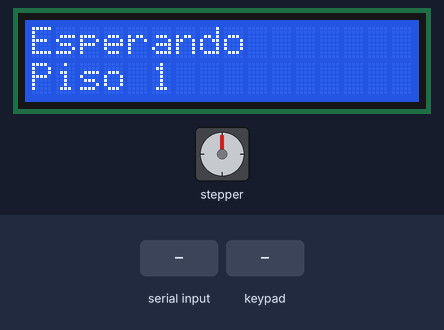
A sketch run on a simulated Arduino Uno, built with avr-gcc and run on an emulated ATmega328P. Parts: 16×2 character LCD, stepper motor. The test bench sets the inputs (shaded band). Stepper angles assume 2048 steps per turn; what the sketch prints to the serial monitor is not drawn.

Above: at 1.2 s.
1.3 s: "M90\n" received over the second serial link
At 1.72 s:
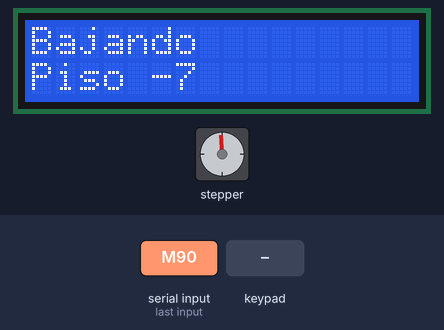
At 2.35 s:
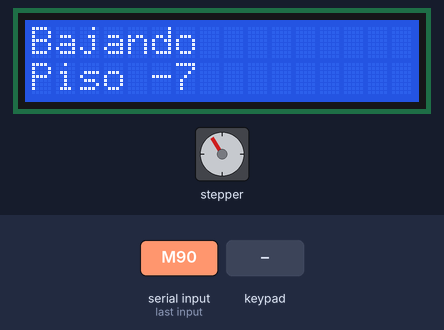
3.0 s: keypad keys 2 3 4 5 pressed 0.4 s apart
At 3.25 s:
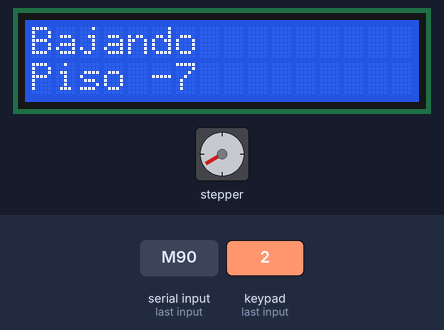
6.1 s: key 'a' pressed
At 6.25 s:
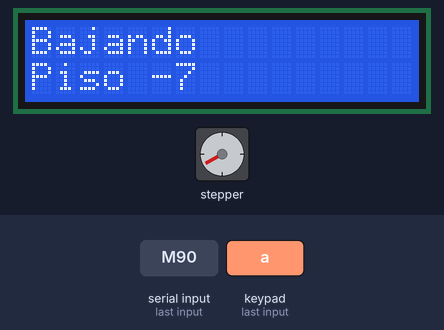
9.1 s: "M,45\n" received over the second serial link
12.1 s: "I90\n" received over the second serial link
15.1 s: "I,45\n" received over the second serial link
Timing chart, 0 to 26.5 s (numbered marks = the images above; inputs shaded):
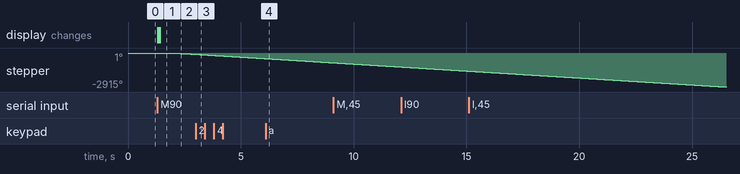

Measured:
- after the input at 1.3 s, stepper: keeps turning counter-clockwise at about 68°/s, starting after 0.10 s; the display: first changes at once (image 1 shows a later state)

The sketch:

elevator.ino
```cpp
#include <Keypad.h>
#include <AccelStepper.h>
#include <Wire.h>
#include <LiquidCrystal_I2C.h>
#include "Queue.h"
#include <SoftwareSerial.h>

SoftwareSerial elevatorSerial(A0, A1);

const byte ROWS = 4;
const byte COLS = 3;

char hexaKeys[ROWS][COLS] = {
    {'1', '2', '3'},
    {'4', '5', '6'},
    {'a', 'b', 'c'},
    {'d', 'e', 'f'}};

byte rowPins[ROWS] = {2, 3, 4, 5};
byte colPins[COLS] = {6, 7, 8};

Keypad customKeypad = Keypad(makeKeymap(hexaKeys), rowPins, colPins, ROWS, COLS);

const float HEIGHTS[] = {0, 2038, 2038, 2038, 2038, 2038};
// const float HEIGHTS[] = {0, 8000, 5000, 3000, 3000, 3000};

AccelStepper myStepper(AccelStepper::FULL4WIRE, 9, 11, 10, 12);

LiquidCrystal_I2C lcd(0x27, 16, 2);

Queue<int> floorQueue(6);

int currentFloor = 1;
int targetFloor = -1;
bool isMoving = false;
bool isGoingUp = false;
char requestedFloor = -1;

void setup()
{
  lcd.init();
  lcd.backlight();
  Serial.begin(115200);
  elevatorSerial.begin(9600);

  myStepper.setMaxSpeed(750);
  myStepper.setAcceleration(500);
  lcd.setCursor(0, 0);
  lcd.print("Esperando");
  lcd.setCursor(0, 1);
  lcd.print("Piso ");
  lcd.print(currentFloor);
}

void loop()
{
  if (elevatorSerial.available())
  {
    String message = elevatorSerial.readStringUntil('\n');
    Serial.print("Received: ");
    Serial.println(message);

    if (message.charAt(0) == 'M' || message.charAt(0) == 'I')
    {
      bool otherIsMoving = message.charAt(0) == 'M' ? true : false;
      int otherCurrentFloor = message.charAt(1) - '0';

      if (!isMoving && otherIsMoving)
      {
        floorQueue.enqueue(requestedFloor - '0');
        elevatorSerial.println("N");
      }
      else if (isMoving && !otherIsMoving)
      {
        elevatorSerial.println("Y");
      }
      else
      {
        int requested = requestedFloor - '0';
        int d1 = abs(requested - currentFloor);
        int d2 = abs(requested - otherCurrentFloor);
        if (d1 < d2)
        {
          floorQueue.enqueue(requestedFloor - '0');
          checkAndStartMovement();
          elevatorSerial.println("N");
        }
        else
        {
          elevatorSerial.println("Y");
        }
      }
    }
    else if (message.charAt(0) == 'Y')
    {
      floorQueue.enqueue(requestedFloor - '0');
    }
    else if (message.charAt(0) == 'N')
    {
      ; // Do nothing
    }
  }

  char customKey = customKeypad.getKey();
  if (customKey)
  {
    if (customKey >= '1' && customKey <= '6')
    {
      int requestedFloor = customKey - '0';
      if (requestedFloor >= 1 && requestedFloor <= 6 &&
          requestedFloor != currentFloor &&
          !floorQueue.isFull() &&
          !floorQueue.contains(requestedFloor))
      {
        floorQueue.enqueue(requestedFloor);
        // Serial.print("Floor added to queue: ");
        // Serial.println(requestedFloor);
      }
    }
    else if (customKey >= 'a' && customKey <= 'f')
    {
      requestedFloor = (customKey - 'a' + 1) + '0';

      elevatorSerial.print("R");
      elevatorSerial.println(requestedFloor);

      Serial.print("Sent: ");
      Serial.print("R");
      Serial.println(requestedFloor);
    }
  }
  checkAndStartMovement();
  handleMovement();
}

void checkAndStartMovement()
{
  if (!isMoving && targetFloor == -1 && !floorQueue.isEmpty())
  {
    targetFloor = floorQueue.dequeue();
    isGoingUp = targetFloor > currentFloor;
    isMoving = true;
    lcd.setCursor(0, 0);
    lcd.print(isGoingUp ? "Subiendo     " : "Bajando      ");
    myStepper.moveTo(myStepper.currentPosition() + (isGoingUp ? -HEIGHTS[currentFloor] : HEIGHTS[currentFloor - 1]));
  }
}

void handleMovement()
{
  if (isMoving)
  {
    myStepper.run();
    if (myStepper.distanceToGo() == 0)
    {
      currentFloor += isGoingUp ? 1 : -1;
      lcd.setCursor(0, 1);
      lcd.print("Piso ");
      lcd.print(currentFloor);
      lcd.print("   ");

      if (currentFloor == targetFloor)
      {
        isMoving = false;
        targetFloor = -1;
        lcd.setCursor(0, 0);
        lcd.print("Esperando     ");
        delay(500);
      }
      else
      {
        myStepper.moveTo(myStepper.currentPosition() + (isGoingUp ? -HEIGHTS[currentFloor] : HEIGHTS[currentFloor - 1]));
      }
    }
  }
}
```

Queue.h
```cpp
#ifndef QUEUE_H
#define QUEUE_H

template <typename T>
class Queue
{
private:
  T *data;
  int capacity;
  int front;
  int rear;
  int count;

public:
  Queue(int size)
  {
    capacity = size;
    data = new T[capacity];
    front = 0;
    rear = -1;
    count = 0;
  }

  ~Queue()
  {
    delete[] data;
  }

  void enqueue(T item)
  {
    if (isFull() || contains(item))
    {
      return;
    }
    rear = (rear + 1) % capacity;
    data[rear] = item;
    count++;
  }

  T dequeue()
  {
    if (isEmpty())
    {
      return T();
    }
    T item = data[front];
    front = (front + 1) % capacity;
    count--;
    return item;
  }

  bool contains(T item)
  {
    for (int i = 0; i < count; i++)
    {
      if (data[(front + i) % capacity] == item)
      {
        return true;
      }
    }
    return false;
  }

  void print()
  {
    if (isEmpty())
    {
      Serial.println("Queue is empty.");
      return;
    }
    Serial.print("Queue: [");
    for (int i = 0; i < count; i++)
    {
      Serial.print(data[(front + i) % capacity]);
      if (i < count - 1)
      {
        Serial.print(", ");
      }
    }
    Serial.println("]");
  }

  bool isFull() const
  {
    return count == capacity;
  }

  bool isEmpty() const
  {
    return count == 0;
  }
};

#endif
```
